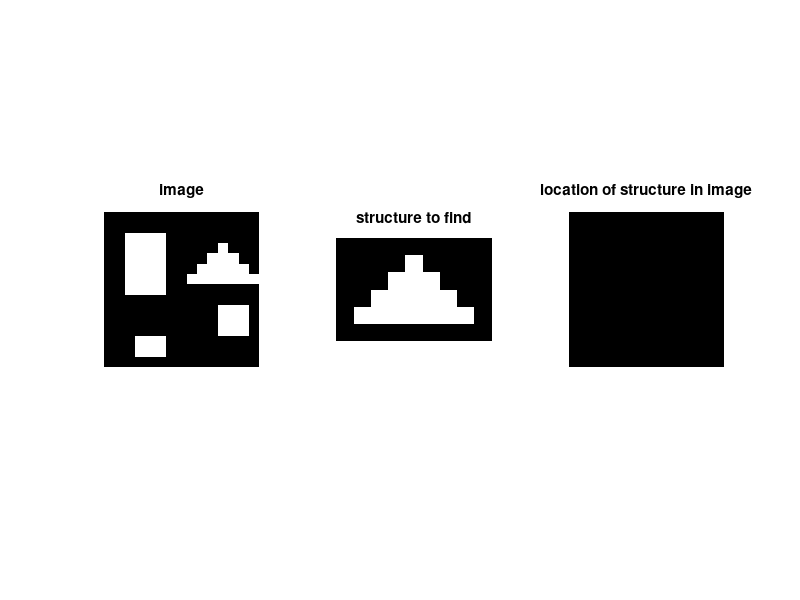

Write the MATLAB code that produced this figure.
clc; clear; close all;
image=[0 0 0 0 0 0 0 0 0 0 0 0 0 0 0;
       0 0 0 0 0 0 0 0 0 0 0 0 0 0 0;
       0 0 1 1 1 1 0 0 0 0 0 0 0 0 0;% structure A
       0 0 1 1 1 1 0 0 0 0 0 1 0 0 0;
       0 0 1 1 1 1 0 0 0 0 1 1 1 0 0;% structure C
       0 0 1 1 1 1 0 0 0 1 1 1 1 1 0;
       0 0 1 1 1 1 0 0 1 1 1 1 1 1 1;
       0 0 1 1 1 1 0 0 0 0 0 0 0 0 0;
       0 0 0 0 0 0 0 0 0 0 0 0 0 0 0;
       0 0 0 0 0 0 0 0 0 0 0 1 1 1 0; %D-structure to find in an 15*15 image
       0 0 0 0 0 0 0 0 0 0 0 1 1 1 0;
       0 0 0 0 0 0 0 0 0 0 0 1 1 1 0;
       0 0 0 1 1 1 0 0 0 0 0 0 0 0 0; %another D-structure in image
       0 0 0 1 1 1 0 0 0 0 0 0 0 0 0;
       0 0 0 0 0 0 0 0 0 0 0 0 0 0 0
    ];
[r c]=size(image);
D=[ 0 0 0 1 0 0 0;
    0 0 1 1 1 0 0; 
    0 1 1 1 1 1 0;
    1 1 1 1 1 1 1];
[rd cd]=size(D);
WminusD=zeros(rd+2,cd+2);
for i=2:rd+1
    for j=2:cd+1
        WminusD(i,j)=D(i-1,j-1);
    end
end
     x=0;y=0;
% as we know hit miss tranformation is given by A*B=(A erosion D(structure
% we wana find))intersection (Ac erosion(W-D))
        AeroD = imerode(image,D);
        imagecomp=bitcmp(uint8(image),1);
        ero2=imerode(imagecomp,WminusD);
        imshow(ero2);
        finalImg=AeroD+ero2;
        for i=2:r-1
            for j=2:c-1
                if([finalImg(i-1,j-1) finalImg(i-1,j) finalImg(i-1,j+1);
                    finalImg(i,j-1) finalImg(i,j) finalImg(i,j+1);
                    finalImg(i+1,j-1) finalImg(i+1,j) finalImg(i+1,j+1)]==[0 0 0
                    0 1 0
                    0 0 0])
                x=i;y=j;
                end
            end
        end
        for i=1:r
            for j=1:c
                if(i==x && j==y)
                    finalImg(i,j)=1;
                else
                    finalImg(i,j)=0;
                end
            end
        end
        subplot(1,3,1)
        imshow(image);
        title('image')
        subplot(1,3,2)
        imshow(WminusD);
        title('structure to find')
        subplot(1,3,3)
        imshow(finalImg);
        title('location of structure in image');